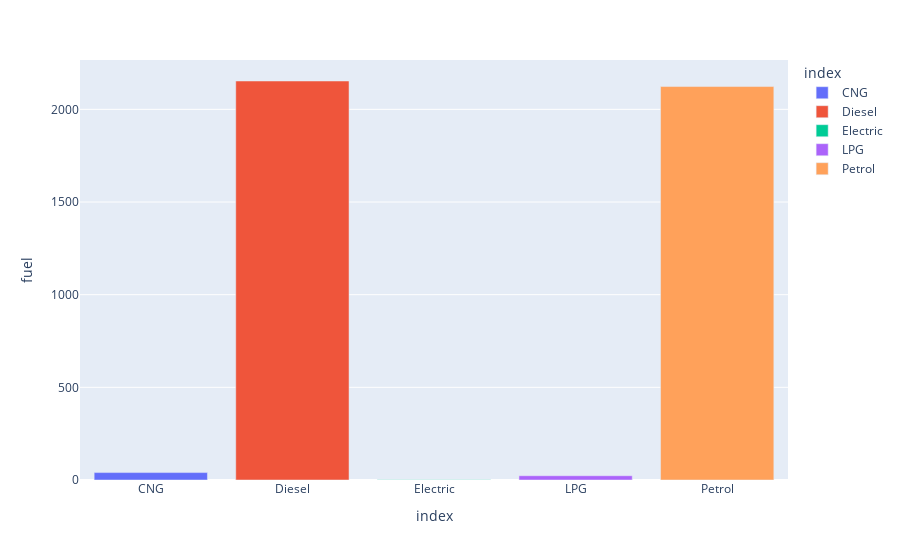

Notebook source saved alongside this figure:
### Code cell
xz = df.groupby('fuel')['fuel'].count()
px.bar(xz,x=xz.index,y='fuel',color=xz.index)

### Figure 1 — Plotly figure (JSON) as saved in the notebook; plotly's stock layout.template omitted (floating-point values rounded to 4 significant figures)
{"data": [{"alignmentgroup": "True", "hovertemplate": "index=%{x}<br>fuel=%{y}<extra></extra>", "legendgroup": "CNG", "marker": {"color": "#636efa", "pattern": {"shape": ""}}, "name": "CNG", "offsetgroup": "CNG", "orientation": "v", "showlegend": true, "textposition": "auto", "type": "bar", "x": ["CNG"], "xaxis": "x", "y": [40], "yaxis": "y"}, {"alignmentgroup": "True", "hovertemplate": "index=%{x}<br>fuel=%{y}<extra></extra>", "legendgroup": "Diesel", "marker": {"color": "#EF553B", "pattern": {"shape": ""}}, "name": "Diesel", "offsetgroup": "Diesel", "orientation": "v", "showlegend": true, "textposition": "auto", "type": "bar", "x": ["Diesel"], "xaxis": "x", "y": [2153], "yaxis": "y"}, {"alignmentgroup": "True", "hovertemplate": "index=%{x}<br>fuel=%{y}<extra></extra>", "legendgroup": "Electric", "marker": {"color": "#00cc96", "pattern": {"shape": ""}}, "name": "Electric", "offsetgroup": "Electric", "orientation": "v", "showlegend": true, "textposition": "auto", "type": "bar", "x": ["Electric"], "xaxis": "x", "y": [1], "yaxis": "y"}, {"alignmentgroup": "True", "hovertemplate": "index=%{x}<br>fuel=%{y}<extra></extra>", "legendgroup": "LPG", "marker": {"color": "#ab63fa", "pattern": {"shape": ""}}, "name": "LPG", "offsetgroup": "LPG", "orientation": "v", "showlegend": true, "textposition": "auto", "type": "bar", "x": ["LPG"], "xaxis": "x", "y": [23], "yaxis": "y"}, {"alignmentgroup": "True", "hovertemplate": "index=%{x}<br>fuel=%{y}<extra></extra>", "legendgroup": "Petrol", "marker": {"color": "#FFA15A", "pattern": {"shape": ""}}, "name": "Petrol", "offsetgroup": "Petrol", "orientation": "v", "showlegend": true, "textposition": "auto", "type": "bar", "x": ["Petrol"], "xaxis": "x", "y": [2123], "yaxis": "y"}], "layout": {"barmode": "relative", "legend": {"title": {"text": "index"}, "tracegroupgap": 0}, "margin": {"t": 60}, "xaxis": {"anchor": "y", "categoryarray": ["CNG", "Diesel", "Electric", "LPG", "Petrol"], "categoryorder": "array", "domain": [0, 1], "title": {"text": "index"}}, "yaxis": {"anchor": "x", "domain": [0, 1], "title": {"text": "fuel"}}}}
